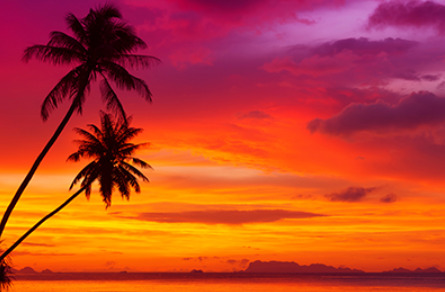
#> input picture photo.jpg, 445 x 292 px
$ python stage1_matrix.py
#> lines starting #> are read from the running program, lines starting #| are printed output that depends on the picture
"""Stage 1: Matrix representation (owner: A, pipeline lead).

Concept : an image is a grid of pixels, each pixel is an RGB vector.
Purpose : flatten the photo into an N x 3 matrix X so linear algebra applies.
Outcome : each row of X is one pixel (R, G, B), values in [0, 1].
"""
import os

import numpy as np
import matplotlib.pyplot as plt
from PIL import Image

SIZE = (100, 100)          # (width, height) -> N = 10,000 pixels
PHOTO_PATH = "photo.jpg"   # put the team's fixed photo here


def make_demo_photo(size=SIZE, seed=42):
    """Fixed synthetic photo, used if photo.jpg is missing (same every run)."""
    w, h = size
    rng = np.random.default_rng(seed)
    y, x = np.mgrid[0:h, 0:w]
    r = x / (w - 1)
    g = y / (h - 1)
    b = 0.6 * (1 - x / (w - 1)) + 0.1 * rng.random((h, w))
    img = np.stack([r, g, b], axis=2)
    # a bright "sun" so the photo has an obvious feature
    sun = (x - 70) ** 2 + (y - 30) ** 2 < 15 ** 2
    img[sun] = [1.0, 0.9, 0.3]
    return np.clip(img, 0, 1)


def load_photo(path=PHOTO_PATH, size=SIZE):
    """Return an (H, W, 3) float array in [0, 1]."""
#> called with path = 'photo.jpg', size = (100, 100)
    if os.path.exists(path):
        img = Image.open(path).convert("RGB").resize(size)
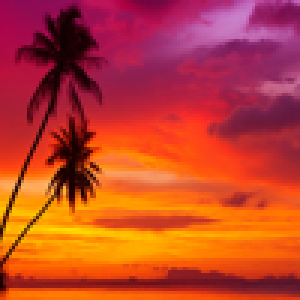
#> img: PIL image 100x100 RGB (shown 3 times larger); mean R, G, B 191.9, 65.8, 44.2
        return np.asarray(img, dtype=float) / 255.0
    print(f"  (no {path} found, using the built-in demo photo)")
    return make_demo_photo(size)


def image_to_matrix(img):
    """(H, W, 3) image -> (N, 3) matrix, N = H * W."""
    return img.reshape(-1, 3)


def matrix_to_image(X, shape):
    """(N, 3) matrix -> (H, W, 3) image, clipped to the valid [0, 1] range."""
    return np.clip(X, 0, 1).reshape(shape)


def run(path=PHOTO_PATH):
    """Stage 1. Returns X (N x 3) and the image shape (H, W, 3)."""
    img = load_photo(path)
    shape = img.shape
#> shape = (100, 100, 3)
    X = image_to_matrix(img)

    print(f"Photo size      : {shape[1]} x {shape[0]} pixels")
#| Photo size      : 100 x 100 pixels
    print(f"Matrix X shape  : {X.shape}  (N pixels x 3 colors)")
#| Matrix X shape  : (10000, 3)  (N pixels x 3 colors)
    print("First 5 rows of X (R, G, B):")
    print(np.round(X[:5], 3))
#| [[0.588 0.027 0.318]
#|  [0.584 0.027 0.31 ]
#|  [0.584 0.031 0.31 ]
#|  [0.576 0.035 0.318]
#|  [0.565 0.035 0.322]]

    ok = np.allclose(matrix_to_image(X, shape), img)
#> ok = True
    print(f"SANITY: reshaping X back gives the original photo -> {'OK' if ok else 'FAIL'}")
#| SANITY: reshaping X back gives the original photo -> OK

    fig, ax = plt.subplots(figsize=(4, 4))
    ax.imshow(img)
    ax.set_title("Stage 1: original photo")
    ax.axis("off")
    return X, shape


if __name__ == "__main__":
    run()
    plt.show()
